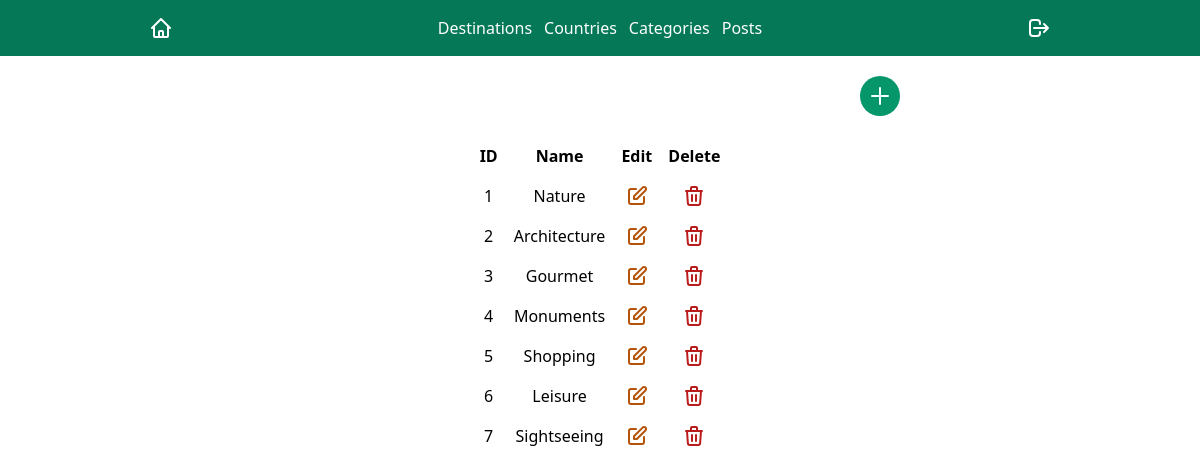
/admin/allCategories.php, run on the app's committed database.
### tables this page shows
CREATE TABLE `categories` (
  `id` int(11) NOT NULL,
  `name` varchar(255) NOT NULL
);

### config/db.php (called while the page is built)
<?php
	class Connect
	{
		public static function connection(){
			$cnx = new mysqli('localhost', 'root', '', 'travel');
			$cnx->set_charset("utf8");
			return $cnx;
		}
	}
?>

### models/Category.php (called while the page is built, shortened)
<?php
class Category extends Connect{
    private $db;
    private $categories;
    public function __construct(){
		$this->db = Connect::connection();
		$this->categories = array();
	}
    public function get_categories(){
		$query = $this->db->query("SELECT * FROM categories");
		while ($rows = $query->fetch_assoc()){
			$this->categories[] = $rows;
		}
		return $this->categories;
	}
}

### admin/allCategories.php (the view, shortened to what this page needs)
<!DOCTYPE html>
<html lang="en">
<head>
    <link href="https://unpkg.com/tailwindcss@^2/dist/tailwind.min.css" rel="stylesheet">
    <link rel="stylesheet" type="text/css" href="https://cdn.datatables.net/v/dt/jq-3.6.0/dt-1.11.3/datatables.min.css"/>
</head>
<body>
<nav class="flex flex-col justify-center p-4 text-white bg-green-700 md:flex-row md:justify-around">
        <div>
            <a href="dashboard.php">
            </a>
        </div>
        <div class="flex flex-col justify-around md:flex-row">
            <a class="mr-3" href="allDestinations.php">Destinations</a>
            <a class="mr-3" href="allCountries.php">Countries</a>
            <a class="mr-3" href="allCategories.php">Categories</a>
            <a href="allPosts.php">Posts</a>
        </div>
        <div>
            <a href="logout.php">
            <svg xmlns="http://www.w3.org/2000/svg" class="w-6 h-6" fill="none" viewBox="0 0 24 24" stroke="currentColor">
            <path stroke-linecap="round" stroke-linejoin="round" stroke-width="2" d="M17 16l4-4m0 0l-4-4m4 4H7m6 4v1a3 3 0 01-3 3H6a3 3 0 01-3-3V7a3 3 0 013-3h4a3 3 0 013 3v1" />
             </svg>
            </a>
        </div>
</nav>
    <div class="container flex justify-end w-3/4 mt-5">
    <a href="addCategory.php" class="p-2 text-white bg-green-600 rounded-full">
    <svg xmlns="http://www.w3.org/2000/svg" class="w-6 h-6" fill="none" viewBox="0 0 24 24" stroke="currentColor">
     <path stroke-linecap="round" stroke-linejoin="round" stroke-width="2" d="M12 4v16m8-8H4" />
     </svg>
    </a>
    </div>
    <div class="container w-3/4 mx-auto mt-5 mb-5">
    <table class="mx-auto mt-2 mb-5 table-auto" id="three">
        <thead>
        <tr class="p-2">
                        <th class="p-2">ID</th>
                        <th class="p-2">Name</th>
                        <th class="p-2">Edit</th>
                        <th class="p-2">Delete</th>
                    </tr>
        </thead>
        <tbody>
        <?php require '../config/db.php'; ?>
                        <?php require '../models/Category.php'; ?>
							<?php
							$categories = new Category();
							$cats = $categories->get_categories();
							foreach ($cats as $cat) {?>
                            <tr class="p-2 text-center">
                                <td class="p-2"><?php echo $cat['id'];?></td>
                                <td class="p-2"><?php echo $cat['name'];?></td>
                                <td class="p-2 "><a href="" class="text-yellow-700">
                                <svg xmlns="http://www.w3.org/2000/svg" class="w-6 h-6 mx-auto" fill="none" viewBox="0 0 24 24" stroke="currentColor">
                                <path stroke-linecap="round" stroke-linejoin="round" stroke-width="2" d="M11 5H6a2 2 0 00-2 2v11a2 2 0 002 2h11a2 2 0 002-2v-5m-1.414-9.414a2 2 0 112.828 2.828L11.828 15H9v-2.828l8.586-8.586z" />
                                </svg>
                                </a></td>
                                <td class="p-2"><a href="" class="text-red-700">
                                </a></td>
                            </tr>
                              <?php }?>
        </tbody>
    </table>
    </div>
</body>
</html>

### data on the page
categories: id "1", name "Nature"
categories: id "2", name "Architecture"
categories: id "3", name "Gourmet"
categories: id "4", name "Monuments"
categories: id "5", name "Shopping"
categories: id "6", name "Leisure"
categories: id "7", name "Sightseeing"
